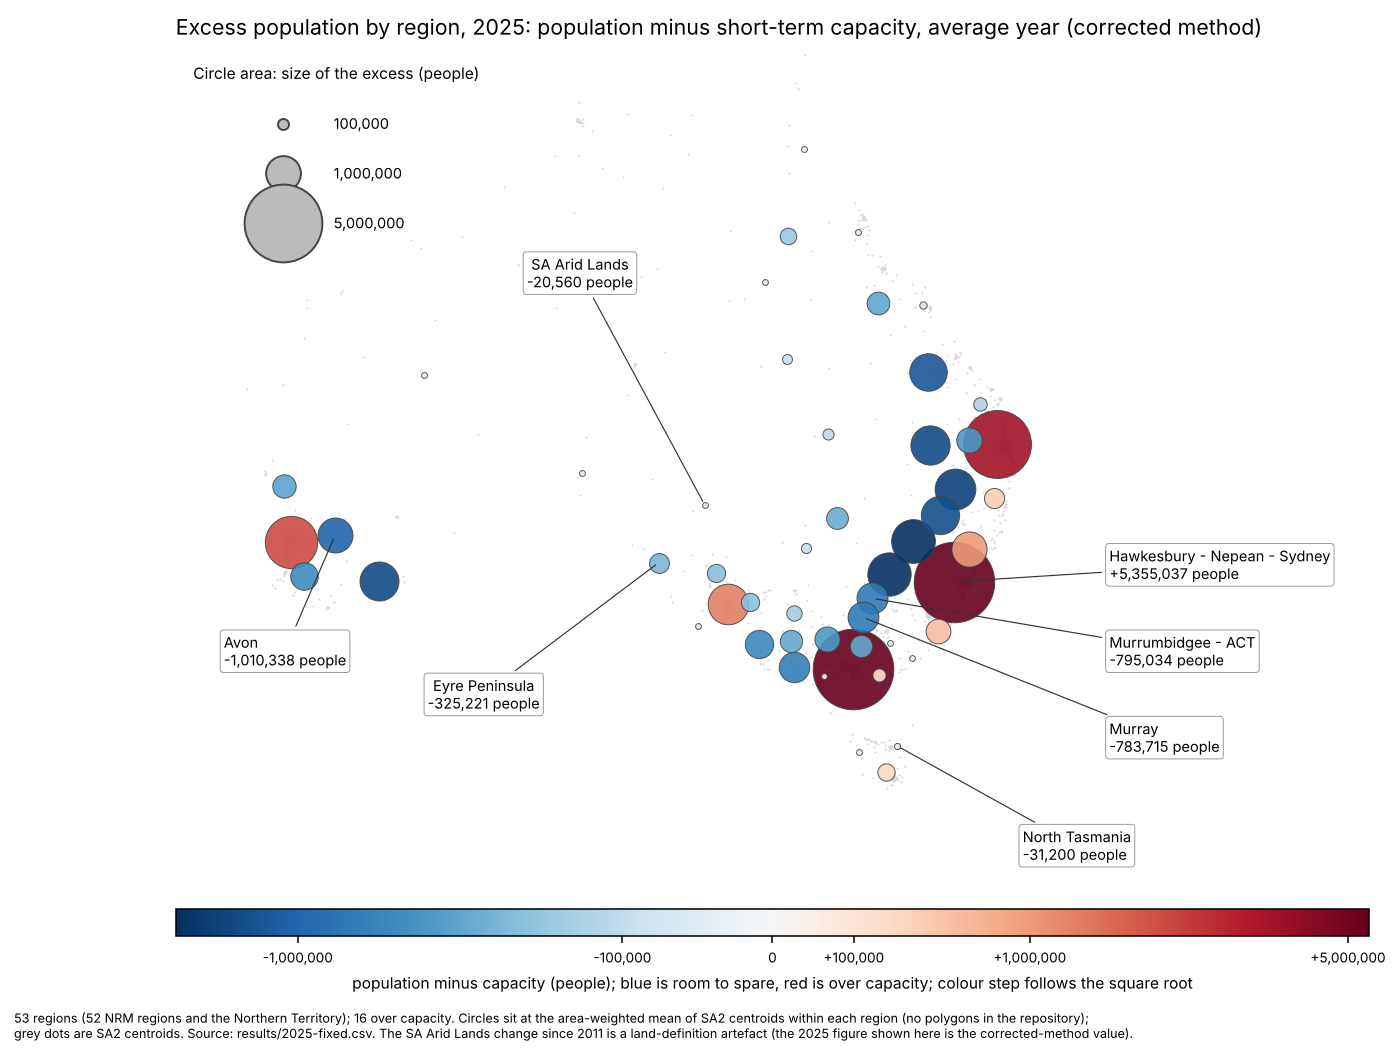

Recreate this plot in Python.
#!/usr/bin/env python3
"""Section 10: the 2015 migration map redrawn on current data. Excess population = population minus capacity,
2025 corrected release (results/2025-fixed.csv), short term (average year), for the 53 regions.
Usage (repository root): python3 -I analysis/paper_a/migration_map.py   (writes migration_map.png at dpi 140 and migration_map.svg)
The repository holds no region polygons, so each region is a proportional circle at its centroid: the area-weighted mean of the SA2
centroids (data/sa2/centroids.csv) over the pieces of the region (data/nrm2011/land_use_by_sa2_nrm2011_piece.csv), regions merged as in
pipeline/land/zone_to_nrm2011.json. Grey dots are the SA2 centroids, drawn only to show the shape of the continent.
Circle area is proportional to the size of the excess; colour is a diverging two-hue scale with a neutral midpoint at zero (red over capacity,
blue under capacity); the colour step follows the square root of the excess so small regions are not all neutral."""
import csv, json, math
from collections import defaultdict
import matplotlib
matplotlib.use('Agg')
import matplotlib.pyplot as plt
from matplotlib.colors import TwoSlopeNorm
from matplotlib.lines import Line2D
import numpy as np

def rd(f): return list(csv.DictReader(open(f)))
zones = json.load(open('pipeline/land/zone_to_nrm2011.json'))['zones']
code2zone = {str(c): z for z, cs in zones.items() for c in cs}
sa2 = {r['sa2_code']: (float(r['lon']), float(r['lat'])) for r in rd('data/sa2/centroids.csv')}
seen, acc = set(), defaultdict(lambda: [0.0, 0.0, 0.0])
for r in rd('data/nrm2011/land_use_by_sa2_nrm2011_piece.csv'):
    key = (r['zone_name'], r['nrmr_code_2011'])  # the header names are shifted: zone_name holds the SA2 code
    if key in seen or r['zone_name'] not in sa2 or r['nrmr_code_2011'] not in code2zone: continue
    seen.add(key); a = float(r['area_km2']); lon, lat = sa2[r['zone_name']]
    z = code2zone[r['nrmr_code_2011']]; acc[z][0] += a * lon; acc[z][1] += a * lat; acc[z][2] += a
cent = {z: (v[0] / v[2], v[1] / v[2]) for z, v in acc.items()}
res = {r['zone']: r for r in rd('results/2025-fixed.csv') if r['preset'] == 'short'}
missing = [z for z in zones if z not in cent]
assert not missing, missing
data = {z: (res[z]['name'], float(res[z]['population']) - float(res[z]['capacity'])) for z in zones}
ex = np.array([v[1] for v in data.values()])
sq = lambda x: np.sign(x) * np.sqrt(np.abs(x))
norm = TwoSlopeNorm(vcenter=0, vmin=float(sq(ex.min())), vmax=float(sq(ex.max())))
cmap = plt.get_cmap('RdBu_r')
SCALE = 3.2e-4  # marker area (points squared) per person of excess
def area(x): return max(abs(x) * SCALE, 9)

fig, ax = plt.subplots(figsize=(11, 9.4))
ax.scatter([p[0] for p in sa2.values()], [p[1] for p in sa2.values()], s=1.2, color='#d9d9d9', zorder=1, linewidths=0)
order = sorted(data, key=lambda z: -abs(data[z][1]))  # big circles first so small ones stay visible
for z in order:
    name, x = data[z]; lon, lat = cent[z]
    ax.scatter(lon, lat, s=area(x), color=cmap(norm(float(sq(x)))), edgecolor='#444', linewidth=0.5, alpha=0.9, zorder=3)
CASES = {'5': (158.5, -33.0, 'left'), '10': (158.5, -37.0, 'left'), '9': (158.5, -41.0, 'left'),
         '57': (154.0, -46.0, 'left'), '50': (112.5, -37.0, 'left'), '46': (131.0, -19.5, 'center'), '43': (126.0, -39.0, 'center')}
for z, (tx, ty, ha) in CASES.items():
    name, x = data[z]; lon, lat = cent[z]
    ax.annotate(f'{name}\n{x:+,.0f} people', (lon, lat), xytext=(tx, ty), fontsize=7.5, ha=ha, va='center', zorder=5,
                arrowprops=dict(arrowstyle='-', color='#333', lw=0.6, shrinkB=2), bbox=dict(boxstyle='round,pad=0.25', fc='white', ec='#999', lw=0.5))
ax.set_aspect(1 / math.cos(math.radians(27))); ax.set_xlim(110, 172); ax.set_ylim(-48, -9)
ax.set_xticks([]); ax.set_yticks([])
for s in ax.spines.values(): s.set_visible(False)
ax.set_title('Excess population by region, 2025: population minus short-term capacity, average year (corrected method)', fontsize=11, loc='left')
cb = fig.colorbar(plt.cm.ScalarMappable(norm=norm, cmap=cmap), ax=ax, orientation='horizontal', fraction=0.035, pad=0.02, aspect=45)
ticks = [-1e6, -1e5, 0, 1e5, 1e6, 5e6]
ticks = [t for t in ticks if sq(ex.min()) <= sq(t) <= sq(ex.max())]
cb.set_ticks([float(sq(t)) for t in ticks]); cb.set_ticklabels([f'{t:+,.0f}' if t else '0' for t in ticks], fontsize=7)
cb.set_label('population minus capacity (people); blue is room to spare, red is over capacity; colour step follows the square root', fontsize=8)
legend = [Line2D([], [], marker='o', ls='', markersize=math.sqrt(area(v)), markerfacecolor='#bbb', markeredgecolor='#444', label=f'{v:,.0f}') for v in (1e5, 1e6, 5e6)]
leg = ax.legend(handles=legend, title='Circle area: size of the excess (people)', loc='upper left', fontsize=7.5, title_fontsize=8, frameon=False, labelspacing=2.2, borderpad=1, handletextpad=2.5, borderaxespad=0.2)
over = int((ex > 0).sum())
fig.text(0.02, 0.06, f'53 regions (52 NRM regions and the Northern Territory); {over} over capacity. Circles sit at the area-weighted mean of SA2 centroids within each region (no polygons in the repository);\n'
         'grey dots are SA2 centroids. Source: results/2025-fixed.csv. The SA Arid Lands change since 2011 is a land-definition artefact (the 2025 figure shown here is the corrected-method value).', fontsize=6.5, va='top')
fig.savefig('analysis/paper_a/migration_map.png', dpi=140, bbox_inches='tight'); fig.savefig('analysis/paper_a/migration_map.svg', bbox_inches='tight')
top = sorted(data.values(), key=lambda t: -t[1])[:8]
print('ok', len(data), 'over', over); print([(n, int(x)) for n, x in top])
print('most under', [(n, int(x)) for n, x in sorted(data.values(), key=lambda t: t[1])[:5]])
